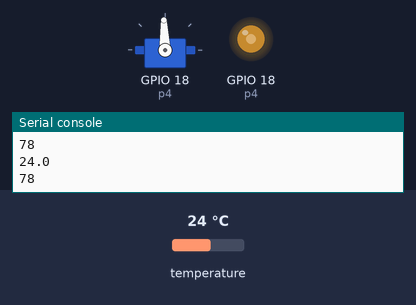
Recording of a program running on a simulated ESP32 board running MicroPython. On the bench: servo, output pins drawn as LEDs (lit = HIGH), the last lines printed to the serial console. The inputs (shaded band) are chosen by the test bench; at power-on: temperature 24 °C. Servo angles are drawn from the pulse width (0.5 ms = 0°, 2.5 ms = 180°); pins used as bus, display or sensor lines are not drawn.

Above: at 1.2 s.
1.3 s: temperature set to 12 °C
At 3.0 s:
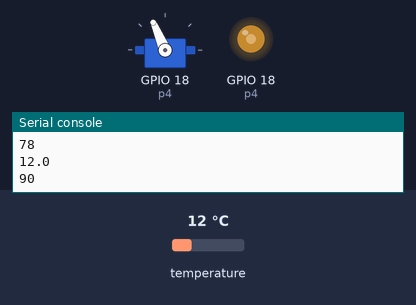
3.6 s: temperature set to 33 °C
At 5.1 s:
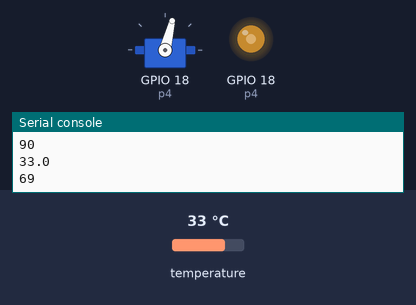
Timing chart, 0 to 6.6 s (numbered marks = the images above; inputs shaded):
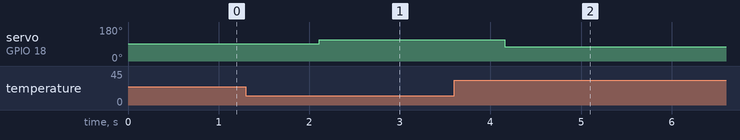

The program:

servoDisplay_thermometer.py
```python
# servoDisplay_thermometer.py

import machine
from machine import Pin
import onewire
import ds18x20
from time import sleep

p4 = machine.Pin(18)
servo = machine.PWM(p4,freq=50)

# duty for servo is between 40 - 115
duty_min=52  # 52*20/1023  ms=1.02 ms
duty_mid=77  # 77*20/1023  ms=1.51 ms
duty_max=102 # 102*20/1023 ms=1.99 ms

ow=onewire.OneWire(Pin(25))   #Init wire
ow.scan()
ds=ds18x20.DS18X20(ow)        #create ds18x20 object

while True:
    roms=ds.scan()                #scan ds18x20
    ds.convert_temp()             #convert temperature
    for rom in roms:
        T=ds.read_temp(rom)
    print(T)                      # test output temperature
    pos = int(duty_max-(duty_max-duty_min)*T/50)
    print(pos)                    # test output servo position
    servo.duty(pos)
    sleep(1)
```

Measured:
- after the input at 1.3 s, servo on GPIO 18 (p4): 92° → 113° after 0.81 s
- after the input at 3.6 s, servo on GPIO 18 (p4): 113° → 76° after 0.56 s
